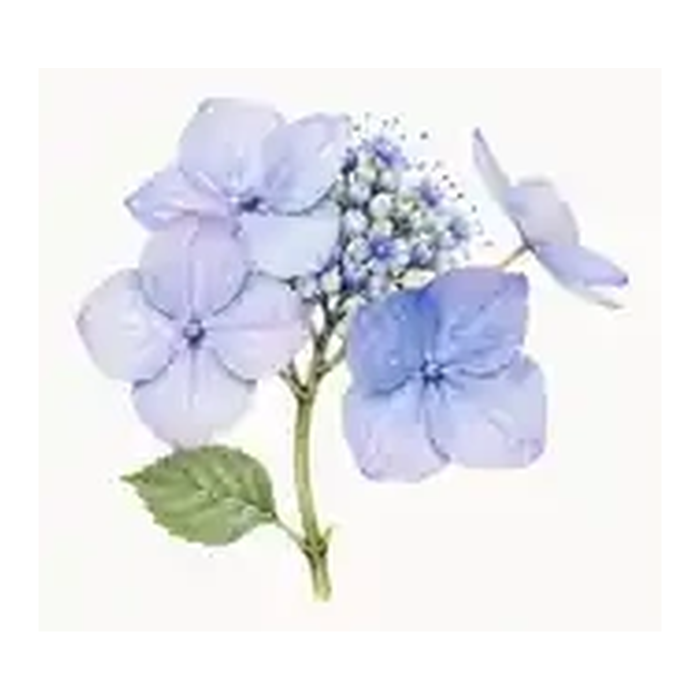
#> input picture shop/assets/product-previews/hydrangea-front-v3.webp, 1400 x 1400 px (shown at 1/2 size)
$ python build_shop_front_previews_v4.py
#> lines starting #> are read from the running program, lines starting #| are printed output that depends on the picture
#> in build, im is the input picture: PIL image 1400x1400 RGBA; mean R, G, B, A 171.4, 172.4, 177, 182.7
from collections import deque
from pathlib import Path
from PIL import Image

ROOT = Path(__file__).resolve().parents[2]
ASSETS = ROOT / 'shop' / 'assets' / 'product-previews'

SOURCES = {
    'hydrangea-front-v3.webp': 'hydrangea-front-v4.webp',
    'axolotl-front-v3.webp': 'axolotl-front-v4.webp',
    'mantis-front-v3.webp': 'mantis-front-v4.webp',
    'queen-annes-lace-front-v3.webp': 'queen-annes-lace-front-v4.webp',
    'thistle-front-v3.webp': 'thistle-front-v4.webp',
    'jellyfish-front-v3.webp': 'jellyfish-front-v4.webp',
    'dragonfly-front-v3.webp': 'dragonfly-front-v4.webp',
}

TARGET = 1400
PAD_FRAC = 0.008


def alpha_bbox(im: Image.Image):
    return im.getchannel('A').point(lambda v: 255 if v > 6 else 0).getbbox()


def remove_edge_white(im: Image.Image) -> Image.Image:
    rgba = im.convert('RGBA')
    bbox = alpha_bbox(rgba)
#> bbox = (77, 136, 1323, 1263)
    if not bbox:
        raise RuntimeError('No visible pixels')
    rgba = rgba.crop(bbox)
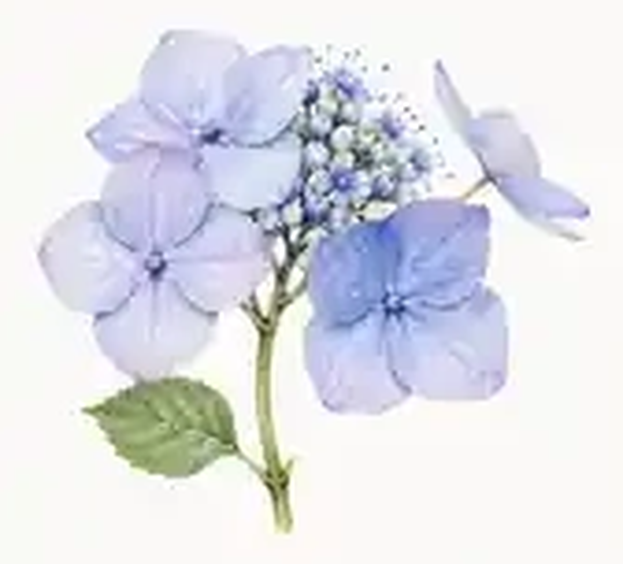
#> rgba: PIL image 1246x1127 RGBA (shown at 1/2 size); mean R, G, B, A 223.6, 225, 231.5, 255
    px = rgba.load()
    w, h = rgba.size
#> w = 1246; h = 1127

    def candidate(x, y):
        r, g, b, a = px[x, y]
        return a > 0 and min(r, g, b) >= 250 and (max(r, g, b) - min(r, g, b)) <= 6

    seen = bytearray(w * h)
    q = deque()

    def seed(x, y):
        idx = y * w + x
        if not seen[idx] and candidate(x, y):
            seen[idx] = 1
            q.append((x, y))

    for x in range(w):
        seed(x, 0)
        if h > 1:
            seed(x, h - 1)
    for y in range(h):
        seed(0, y)
        if w > 1:
            seed(w - 1, y)
#> this loop made 1127 passes

    removed = 0
    while q:
        x, y = q.popleft()
        r, g, b, _ = px[x, y]
        px[x, y] = (r, g, b, 0)
        removed += 1
        for nx, ny in ((x - 1, y), (x + 1, y), (x, y - 1), (x, y + 1)):
            if 0 <= nx < w and 0 <= ny < h:
                idx = ny * w + nx
                if not seen[idx] and candidate(nx, ny):
                    seen[idx] = 1
                    q.append((nx, ny))

    return rgba, removed


def build(src: Path, dst: Path):
    with Image.open(src) as im:
        rgba, removed = remove_edge_white(im)

    bbox = alpha_bbox(rgba)
    if not bbox:
        raise RuntimeError(f'Background removal made {src.name} blank')
    crop = rgba.crop(bbox)

    usable = round(TARGET * (1 - 2 * PAD_FRAC))
    scale = min(usable / crop.width, usable / crop.height)
    nw = max(1, round(crop.width * scale))
    nh = max(1, round(crop.height * scale))
    crop = crop.resize((nw, nh), Image.Resampling.LANCZOS)

    canvas = Image.new('RGBA', (TARGET, TARGET), (0, 0, 0, 0))
#> canvas: PIL image 1400x1400 RGBA; every value is 0
    pos = ((TARGET - nw) // 2, (TARGET - nh) // 2)
    canvas.alpha_composite(crop, pos)
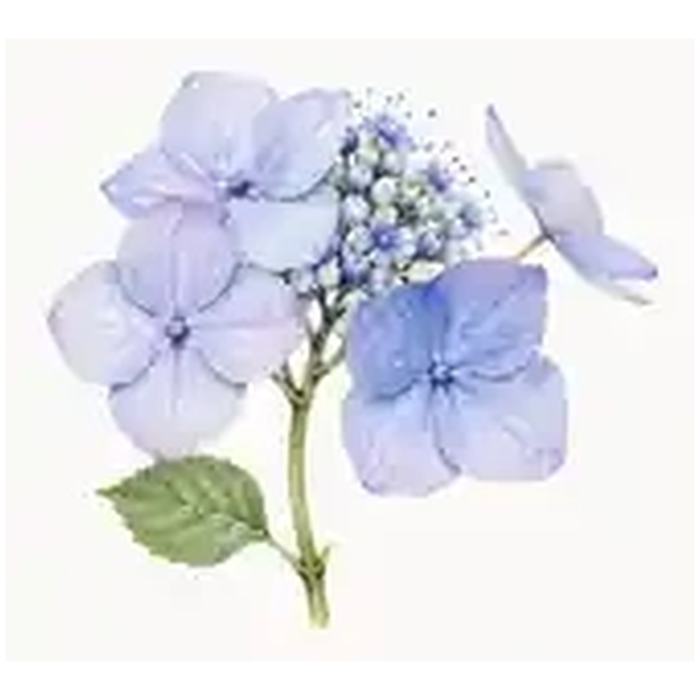
#> canvas: PIL image 1400x1400 RGBA (shown at 1/2 size); mean R, G, B, A 195.8, 197.1, 202.8, 223.4; transparent parts drawn white
    canvas.save(dst, 'WEBP', lossless=True, method=6)

    out_bbox = alpha_bbox(canvas)
    if not out_bbox:
        raise RuntimeError(f'Generated blank preview for {src.name}')
    ow = out_bbox[2] - out_bbox[0]
    oh = out_bbox[3] - out_bbox[1]
    fill = max(ow, oh) / TARGET
    if fill < 0.965:
        raise RuntimeError(f'Artwork still has too much outer space for {src.name}: fill={fill:.3f}')

    # Confirm the outer corners are actually transparent rather than opaque white.
    corners = [canvas.getpixel((0, 0)), canvas.getpixel((TARGET - 1, 0)), canvas.getpixel((0, TARGET - 1)), canvas.getpixel((TARGET - 1, TARGET - 1))]
    if any(a != 0 for _, _, _, a in corners):
        raise RuntimeError(f'Preview corners are not transparent for {src.name}: {corners}')

    print(f'{src.name} -> {dst.name}: removed_edge_white={removed}, source_crop={bbox}, output={canvas.size}, fill={fill:.3f}, bytes={dst.stat().st_size}')
#| hydrangea-front-v3.webp -> hydrangea-front-v4.webp: removed_edge_white=0, source_crop=(0, 0, 1246, 1127), output=(1400, 1400), fill=0.984, bytes=435520


for source_name, output_name in SOURCES.items():
    build(ASSETS / source_name, ASSETS / output_name)
#> pass 2 of the loop `for source_name, output_name in SOURCES.items():`:
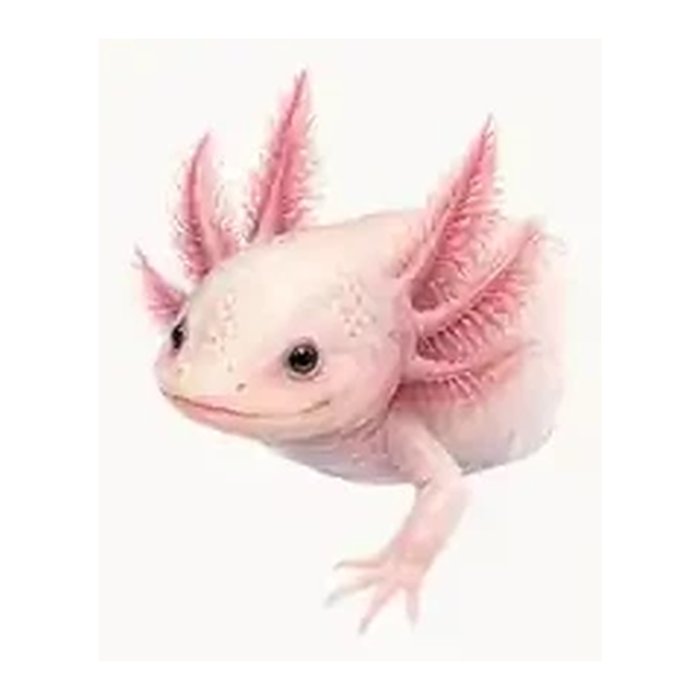
#> input picture shop/assets/product-previews/axolotl-front-v3.webp, 1400 x 1400 px (shown at 1/2 size)
#> in build, im is the input picture: PIL image 1400x1400 RGBA; mean R, G, B, A 187, 175.3, 173.5, 163.1
#> in remove_edge_white (call 2), `rgba = rgba.crop(bbox)`:
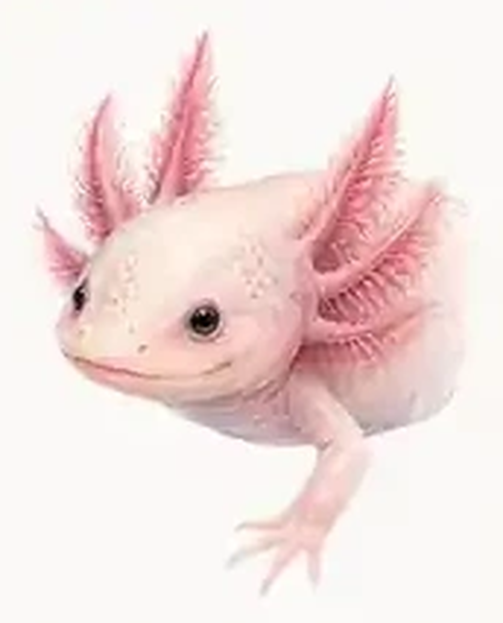
#> rgba: PIL image 1006x1246 RGBA (shown at 1/2 size); mean R, G, B, A 242.1, 224.2, 221.7, 255
#> crop: PIL image 1113x1378 RGBA
#> in build (call 2), `canvas.alpha_composite(crop, pos)`:
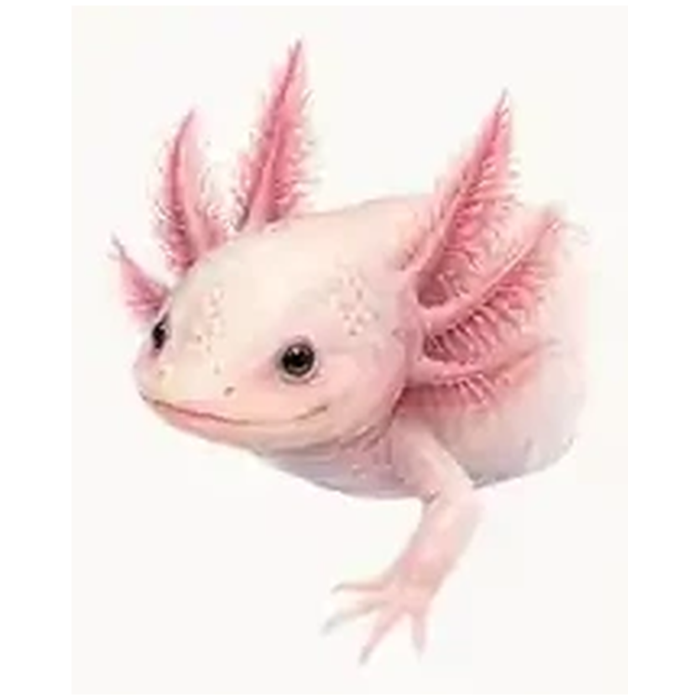
#> canvas: PIL image 1400x1400 RGBA (shown at 1/2 size); mean R, G, B, A 189.4, 175.5, 173.5, 199.5; transparent parts drawn white
#| axolotl-front-v3.webp -> axolotl-front-v4.webp: removed_edge_white=0, source_crop=(0, 0, 1006, 1246), output=(1400, 1400), fill=0.984, bytes=341360
#> pass 3 of the loop `for source_name, output_name in SOURCES.items():`:
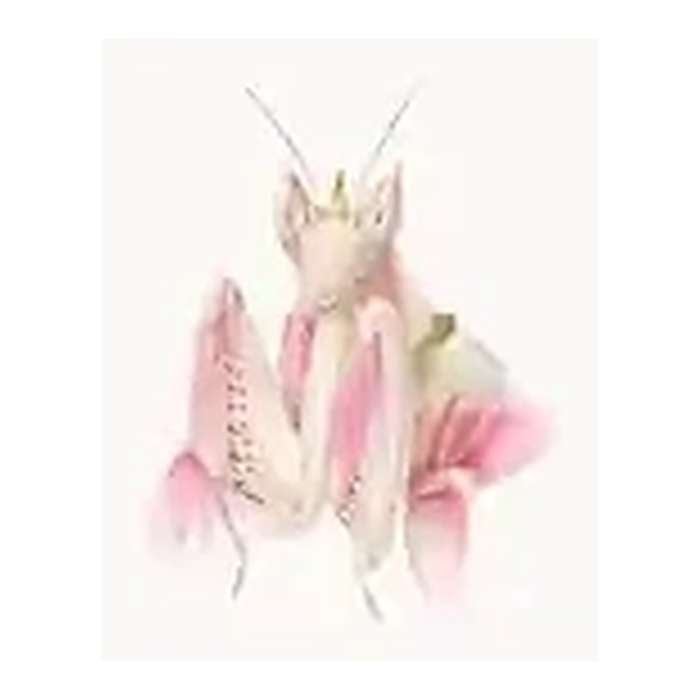
#> input picture shop/assets/product-previews/mantis-front-v3.webp, 1400 x 1400 px (shown at 1/2 size)
#> in build, im is the input picture: PIL image 1400x1400 RGBA; mean R, G, B, A 187.9, 180.3, 177.4, 161
#> in remove_edge_white (call 3), `rgba = rgba.crop(bbox)`:
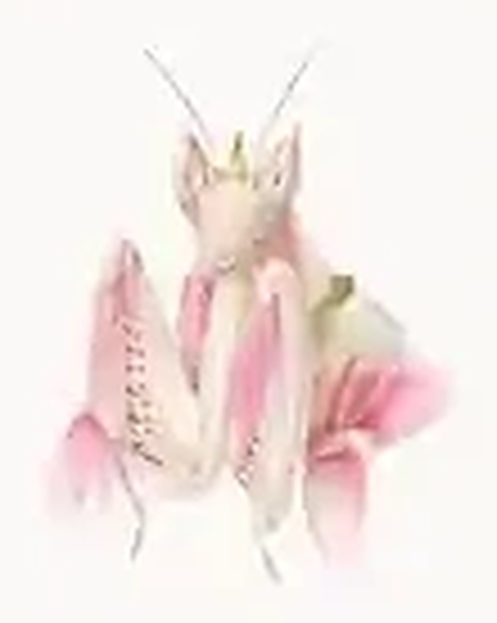
#> rgba: PIL image 993x1246 RGBA (shown at 1/2 size); mean R, G, B, A 244.8, 233.4, 229.5, 255
#> crop: PIL image 1098x1378 RGBA
#> in build (call 3), `canvas.alpha_composite(crop, pos)`:
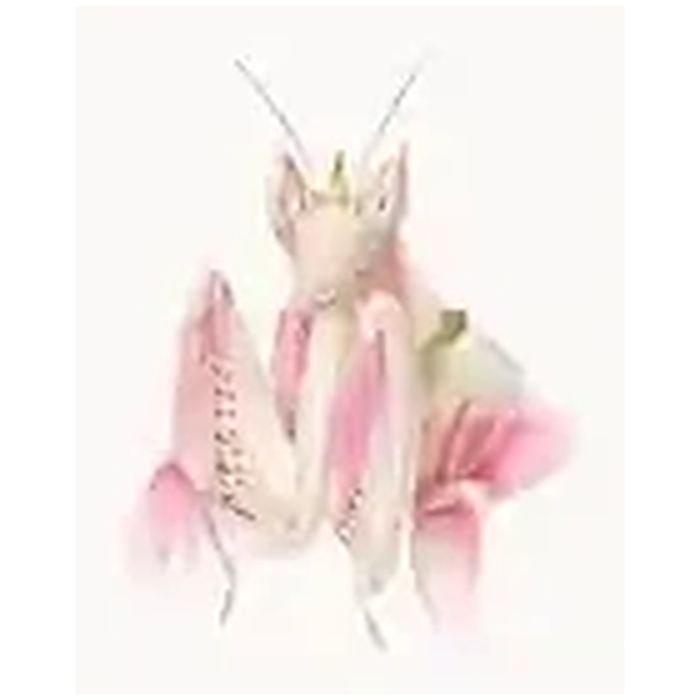
#> canvas: PIL image 1400x1400 RGBA (shown at 1/2 size); mean R, G, B, A 189, 180.2, 177.2, 196.9; transparent parts drawn white
#| mantis-front-v3.webp -> mantis-front-v4.webp: removed_edge_white=0, source_crop=(0, 0, 993, 1246), output=(1400, 1400), fill=0.984, bytes=259202
#> (the run stopped early here; a loop or call above may not have finished)
